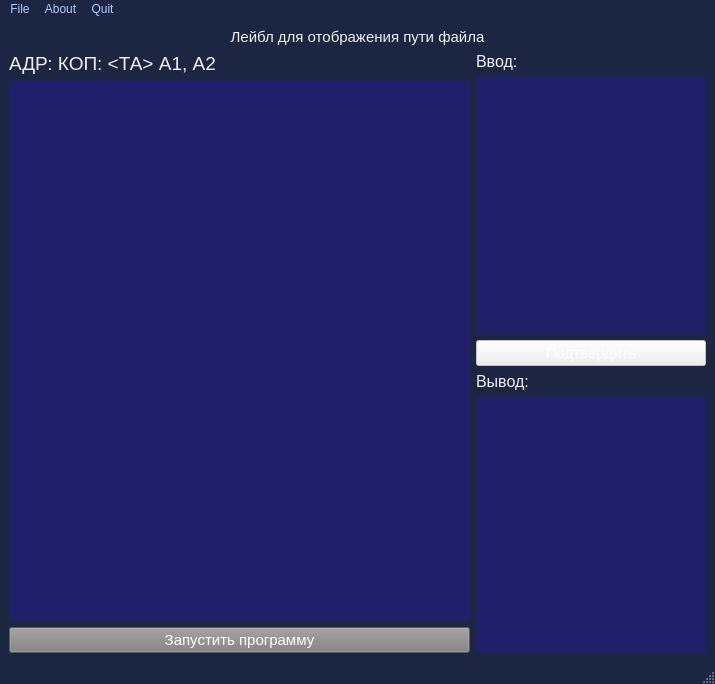
<?xml version="1.0" encoding="UTF-8"?>
<ui version="4.0">
 <class>MainWindow</class>
 <widget class="QMainWindow" name="MainWindow">
  <property name="geometry">
   <rect>
    <x>0</x>
    <y>0</y>
    <width>715</width>
    <height>684</height>
   </rect>
  </property>
  <property name="windowTitle">
   <string>MainWindow</string>
  </property>
  <property name="styleSheet">
   <string notr="true">QMainWindow{
background-color: #1C2541;
}
QMenuBar{
background-color: #1C2541;
}
QMenuBar::item {
color: #AFCBFF;
}
QMenuBar::item:selected{
background-color: #EFF2F1;
color: #000000
}

QMenu::item{
background-color: #1C2541;
color: #AFCBFF;
}

QMenu::item:selected{
background-color: #EFF2F1;
color: #000000
}

QMenu::separator{
	color: #EFF2F1;
}
</string>
  </property>
  <widget class="QWidget" name="centralwidget">
   <layout class="QHBoxLayout" name="horizontalLayout_2">
    <item>
     <layout class="QVBoxLayout" name="verticalLayout">
      <item>
       <widget class="QLabel" name="fileNameLabel">
        <property name="font">
         <font>
          <pointsize>11</pointsize>
         </font>
        </property>
        <property name="styleSheet">
         <string notr="true">QLabel{
background-color: #1C2541;
color: #EFF2F1;
}</string>
        </property>
        <property name="text">
         <string>Лейбл для отображения пути файла</string>
        </property>
        <property name="alignment">
         <set>Qt::AlignCenter</set>
        </property>
       </widget>
      </item>
      <item>
       <layout class="QHBoxLayout" name="horizontalLayout" stretch="2,1">
        <item>
         <layout class="QVBoxLayout" name="verticalLayout_2" stretch="0,15,1">
          <item>
           <widget class="QLabel" name="templateComandLabel">
            <property name="font">
             <font>
              <pointsize>14</pointsize>
             </font>
            </property>
            <property name="styleSheet">
             <string notr="true">QLabel{
background-color: #1C2541;
color: #EFF2F1;
}</string>
            </property>
            <property name="text">
             <string>АДР: КОП: &lt;ТА&gt; А1, А2</string>
            </property>
           </widget>
          </item>
          <item>
           <widget class="QPlainTextEdit" name="programTextEdit">
            <property name="palette">
             <palette>
              <active>
               <colorrole role="WindowText">
                <brush brushstyle="SolidPattern">
                 <color alpha="255">
                  <red>239</red>
                  <green>242</green>
                  <blue>241</blue>
                 </color>
                </brush>
               </colorrole>
               <colorrole role="Text">
                <brush brushstyle="SolidPattern">
                 <color alpha="255">
                  <red>239</red>
                  <green>242</green>
                  <blue>241</blue>
                 </color>
                </brush>
               </colorrole>
               <colorrole role="ButtonText">
                <brush brushstyle="SolidPattern">
                 <color alpha="255">
                  <red>239</red>
                  <green>242</green>
                  <blue>241</blue>
                 </color>
                </brush>
               </colorrole>
               <colorrole role="Base">
                <brush brushstyle="SolidPattern">
                 <color alpha="255">
                  <red>32</red>
                  <green>32</green>
                  <blue>106</blue>
                 </color>
                </brush>
               </colorrole>
               <colorrole role="PlaceholderText">
                <brush brushstyle="NoBrush">
                 <color alpha="128">
                  <red>239</red>
                  <green>242</green>
                  <blue>241</blue>
                 </color>
                </brush>
               </colorrole>
              </active>
              <inactive>
               <colorrole role="WindowText">
                <brush brushstyle="SolidPattern">
                 <color alpha="255">
                  <red>239</red>
                  <green>242</green>
                  <blue>241</blue>
                 </color>
                </brush>
               </colorrole>
               <colorrole role="Text">
                <brush brushstyle="SolidPattern">
                 <color alpha="255">
                  <red>239</red>
                  <green>242</green>
                  <blue>241</blue>
                 </color>
                </brush>
               </colorrole>
               <colorrole role="ButtonText">
                <brush brushstyle="SolidPattern">
                 <color alpha="255">
                  <red>239</red>
                  <green>242</green>
                  <blue>241</blue>
                 </color>
                </brush>
               </colorrole>
               <colorrole role="Base">
                <brush brushstyle="SolidPattern">
                 <color alpha="255">
                  <red>32</red>
                  <green>32</green>
                  <blue>106</blue>
                 </color>
                </brush>
               </colorrole>
               <colorrole role="PlaceholderText">
                <brush brushstyle="NoBrush">
                 <color alpha="128">
                  <red>239</red>
                  <green>242</green>
                  <blue>241</blue>
                 </color>
                </brush>
               </colorrole>
              </inactive>
              <disabled>
               <colorrole role="WindowText">
                <brush brushstyle="SolidPattern">
                 <color alpha="255">
                  <red>239</red>
                  <green>242</green>
                  <blue>241</blue>
                 </color>
                </brush>
               </colorrole>
               <colorrole role="Text">
                <brush brushstyle="SolidPattern">
                 <color alpha="255">
                  <red>239</red>
                  <green>242</green>
                  <blue>241</blue>
                 </color>
                </brush>
               </colorrole>
               <colorrole role="ButtonText">
                <brush brushstyle="SolidPattern">
                 <color alpha="255">
                  <red>239</red>
                  <green>242</green>
                  <blue>241</blue>
                 </color>
                </brush>
               </colorrole>
               <colorrole role="Base">
                <brush brushstyle="SolidPattern">
                 <color alpha="255">
                  <red>68</red>
                  <green>68</green>
                  <blue>68</blue>
                 </color>
                </brush>
               </colorrole>
               <colorrole role="PlaceholderText">
                <brush brushstyle="NoBrush">
                 <color alpha="128">
                  <red>239</red>
                  <green>242</green>
                  <blue>241</blue>
                 </color>
                </brush>
               </colorrole>
              </disabled>
             </palette>
            </property>
            <property name="font">
             <font>
              <pointsize>14</pointsize>
             </font>
            </property>
            <property name="styleSheet">
             <string notr="true">QPlainTextEdit
{
	border-radius: 1px solid #EFF2F1;
	color: #EFF2F1;
	
}</string>
            </property>
            <property name="frameShape">
             <enum>QFrame::StyledPanel</enum>
            </property>
            <property name="frameShadow">
             <enum>QFrame::Sunken</enum>
            </property>
            <property name="lineWidth">
             <number>1</number>
            </property>
            <property name="midLineWidth">
             <number>0</number>
            </property>
           </widget>
          </item>
          <item>
           <layout class="QHBoxLayout" name="horizontalLayout_3">
            <item>
             <widget class="QPushButton" name="runProgram">
              <property name="palette">
               <palette>
                <active>
                 <colorrole role="WindowText">
                  <brush brushstyle="SolidPattern">
                   <color alpha="255">
                    <red>255</red>
                    <green>255</green>
                    <blue>255</blue>
                   </color>
                  </brush>
                 </colorrole>
                 <colorrole role="Button">
                  <brush brushstyle="SolidPattern">
                   <color alpha="255">
                    <red>128</red>
                    <green>128</green>
                    <blue>128</blue>
                   </color>
                  </brush>
                 </colorrole>
                 <colorrole role="Text">
                  <brush brushstyle="SolidPattern">
                   <color alpha="255">
                    <red>255</red>
                    <green>255</green>
                    <blue>255</blue>
                   </color>
                  </brush>
                 </colorrole>
                 <colorrole role="ButtonText">
                  <brush brushstyle="SolidPattern">
                   <color alpha="255">
                    <red>255</red>
                    <green>255</green>
                    <blue>255</blue>
                   </color>
                  </brush>
                 </colorrole>
                 <colorrole role="Base">
                  <brush brushstyle="SolidPattern">
                   <color alpha="255">
                    <red>128</red>
                    <green>128</green>
                    <blue>128</blue>
                   </color>
                  </brush>
                 </colorrole>
                 <colorrole role="Window">
                  <brush brushstyle="SolidPattern">
                   <color alpha="255">
                    <red>128</red>
                    <green>128</green>
                    <blue>128</blue>
                   </color>
                  </brush>
                 </colorrole>
                 <colorrole role="PlaceholderText">
                  <brush brushstyle="SolidPattern">
                   <color alpha="128">
                    <red>85</red>
                    <green>0</green>
                    <blue>127</blue>
                   </color>
                  </brush>
                 </colorrole>
                </active>
                <inactive>
                 <colorrole role="WindowText">
                  <brush brushstyle="SolidPattern">
                   <color alpha="255">
                    <red>255</red>
                    <green>255</green>
                    <blue>255</blue>
                   </color>
                  </brush>
                 </colorrole>
                 <colorrole role="Button">
                  <brush brushstyle="SolidPattern">
                   <color alpha="255">
                    <red>128</red>
                    <green>128</green>
                    <blue>128</blue>
                   </color>
                  </brush>
                 </colorrole>
                 <colorrole role="Text">
                  <brush brushstyle="SolidPattern">
                   <color alpha="255">
                    <red>255</red>
                    <green>255</green>
                    <blue>255</blue>
                   </color>
                  </brush>
                 </colorrole>
                 <colorrole role="ButtonText">
                  <brush brushstyle="SolidPattern">
                   <color alpha="255">
                    <red>255</red>
                    <green>255</green>
                    <blue>255</blue>
                   </color>
                  </brush>
                 </colorrole>
                 <colorrole role="Base">
                  <brush brushstyle="SolidPattern">
                   <color alpha="255">
                    <red>128</red>
                    <green>128</green>
                    <blue>128</blue>
                   </color>
                  </brush>
                 </colorrole>
                 <colorrole role="Window">
                  <brush brushstyle="SolidPattern">
                   <color alpha="255">
                    <red>128</red>
                    <green>128</green>
                    <blue>128</blue>
                   </color>
                  </brush>
                 </colorrole>
                 <colorrole role="PlaceholderText">
                  <brush brushstyle="SolidPattern">
                   <color alpha="128">
                    <red>85</red>
                    <green>0</green>
                    <blue>127</blue>
                   </color>
                  </brush>
                 </colorrole>
                </inactive>
                <disabled>
                 <colorrole role="WindowText">
                  <brush brushstyle="SolidPattern">
                   <color alpha="255">
                    <red>255</red>
                    <green>255</green>
                    <blue>255</blue>
                   </color>
                  </brush>
                 </colorrole>
                 <colorrole role="Button">
                  <brush brushstyle="SolidPattern">
                   <color alpha="255">
                    <red>128</red>
                    <green>128</green>
                    <blue>128</blue>
                   </color>
                  </brush>
                 </colorrole>
                 <colorrole role="Text">
                  <brush brushstyle="SolidPattern">
                   <color alpha="255">
                    <red>255</red>
                    <green>255</green>
                    <blue>255</blue>
                   </color>
                  </brush>
                 </colorrole>
                 <colorrole role="ButtonText">
                  <brush brushstyle="SolidPattern">
                   <color alpha="255">
                    <red>255</red>
                    <green>255</green>
                    <blue>255</blue>
                   </color>
                  </brush>
                 </colorrole>
                 <colorrole role="Base">
                  <brush brushstyle="SolidPattern">
                   <color alpha="255">
                    <red>128</red>
                    <green>128</green>
                    <blue>128</blue>
                   </color>
                  </brush>
                 </colorrole>
                 <colorrole role="Window">
                  <brush brushstyle="SolidPattern">
                   <color alpha="255">
                    <red>128</red>
                    <green>128</green>
                    <blue>128</blue>
                   </color>
                  </brush>
                 </colorrole>
                 <colorrole role="PlaceholderText">
                  <brush brushstyle="SolidPattern">
                   <color alpha="128">
                    <red>0</red>
                    <green>0</green>
                    <blue>0</blue>
                   </color>
                  </brush>
                 </colorrole>
                </disabled>
               </palette>
              </property>
              <property name="font">
               <font>
                <pointsize>11</pointsize>
                <weight>37</weight>
                <bold>false</bold>
                <underline>false</underline>
                <strikeout>false</strikeout>
               </font>
              </property>
              <property name="styleSheet">
               <string notr="true">QPushButton{
padding:0.35em 1.2em;
border: 0.1em solid #FFFFFF;
border-radius: 0.12em;
margin: 0 0.3em 0.3em 0;
text-decoration:none;
font-weight:300;
color:#FFFFFF;
text-align:center;
}
QPushButton:hover{
color:#000000;
background-color:#FFFFFF;
}
QPushButton{
margin:0.4em auto;
}

</string>
              </property>
              <property name="text">
               <string>Запустить программу</string>
              </property>
             </widget>
            </item>
           </layout>
          </item>
         </layout>
        </item>
        <item>
         <layout class="QVBoxLayout" name="verticalLayout_3">
          <item>
           <widget class="QLabel" name="inputLabel">
            <property name="font">
             <font>
              <pointsize>12</pointsize>
             </font>
            </property>
            <property name="styleSheet">
             <string notr="true">QLabel{
background-color: #1C2541;
color: #EFF2F1;
}</string>
            </property>
            <property name="text">
             <string>Ввод:</string>
            </property>
           </widget>
          </item>
          <item>
           <widget class="QTextEdit" name="inputTextEdit">
            <property name="enabled">
             <bool>true</bool>
            </property>
            <property name="palette">
             <palette>
              <active>
               <colorrole role="WindowText">
                <brush brushstyle="SolidPattern">
                 <color alpha="255">
                  <red>239</red>
                  <green>242</green>
                  <blue>241</blue>
                 </color>
                </brush>
               </colorrole>
               <colorrole role="Text">
                <brush brushstyle="SolidPattern">
                 <color alpha="255">
                  <red>239</red>
                  <green>242</green>
                  <blue>241</blue>
                 </color>
                </brush>
               </colorrole>
               <colorrole role="ButtonText">
                <brush brushstyle="SolidPattern">
                 <color alpha="255">
                  <red>239</red>
                  <green>242</green>
                  <blue>241</blue>
                 </color>
                </brush>
               </colorrole>
               <colorrole role="Base">
                <brush brushstyle="SolidPattern">
                 <color alpha="255">
                  <red>32</red>
                  <green>32</green>
                  <blue>106</blue>
                 </color>
                </brush>
               </colorrole>
               <colorrole role="PlaceholderText">
                <brush brushstyle="NoBrush">
                 <color alpha="128">
                  <red>239</red>
                  <green>242</green>
                  <blue>241</blue>
                 </color>
                </brush>
               </colorrole>
              </active>
              <inactive>
               <colorrole role="WindowText">
                <brush brushstyle="SolidPattern">
                 <color alpha="255">
                  <red>239</red>
                  <green>242</green>
                  <blue>241</blue>
                 </color>
                </brush>
               </colorrole>
               <colorrole role="Text">
                <brush brushstyle="SolidPattern">
                 <color alpha="255">
                  <red>239</red>
                  <green>242</green>
                  <blue>241</blue>
                 </color>
                </brush>
               </colorrole>
               <colorrole role="ButtonText">
                <brush brushstyle="SolidPattern">
                 <color alpha="255">
                  <red>239</red>
                  <green>242</green>
                  <blue>241</blue>
                 </color>
                </brush>
               </colorrole>
               <colorrole role="Base">
                <brush brushstyle="SolidPattern">
                 <color alpha="255">
                  <red>32</red>
                  <green>32</green>
                  <blue>106</blue>
                 </color>
                </brush>
               </colorrole>
               <colorrole role="PlaceholderText">
                <brush brushstyle="NoBrush">
                 <color alpha="128">
                  <red>239</red>
                  <green>242</green>
                  <blue>241</blue>
                 </color>
                </brush>
               </colorrole>
              </inactive>
              <disabled>
               <colorrole role="WindowText">
                <brush brushstyle="SolidPattern">
                 <color alpha="255">
                  <red>239</red>
                  <green>242</green>
                  <blue>241</blue>
                 </color>
                </brush>
               </colorrole>
               <colorrole role="Text">
                <brush brushstyle="SolidPattern">
                 <color alpha="255">
                  <red>239</red>
                  <green>242</green>
                  <blue>241</blue>
                 </color>
                </brush>
               </colorrole>
               <colorrole role="ButtonText">
                <brush brushstyle="SolidPattern">
                 <color alpha="255">
                  <red>239</red>
                  <green>242</green>
                  <blue>241</blue>
                 </color>
                </brush>
               </colorrole>
               <colorrole role="Base">
                <brush brushstyle="SolidPattern">
                 <color alpha="255">
                  <red>68</red>
                  <green>68</green>
                  <blue>68</blue>
                 </color>
                </brush>
               </colorrole>
               <colorrole role="PlaceholderText">
                <brush brushstyle="NoBrush">
                 <color alpha="128">
                  <red>239</red>
                  <green>242</green>
                  <blue>241</blue>
                 </color>
                </brush>
               </colorrole>
              </disabled>
             </palette>
            </property>
            <property name="font">
             <font>
              <pointsize>11</pointsize>
             </font>
            </property>
            <property name="styleSheet">
             <string notr="true">QTextEdit
{
	border-radius: 1px solid #EFF2F1;
	color: #EFF2F1;
	
}</string>
            </property>
            <property name="readOnly">
             <bool>true</bool>
            </property>
           </widget>
          </item>
          <item>
           <widget class="QPushButton" name="confirmInputButton">
            <property name="enabled">
             <bool>false</bool>
            </property>
            <property name="font">
             <font>
              <pointsize>11</pointsize>
              <weight>37</weight>
              <bold>false</bold>
              <underline>false</underline>
              <strikeout>false</strikeout>
             </font>
            </property>
            <property name="styleSheet">
             <string notr="true">QPushButton{
padding:0.35em 1.2em;
border: 0.1em solid #FFFFFF;
border-radius: 0.12em;
margin: 0 0.3em 0.3em 0;
text-decoration:none;
font-weight:300;
color:#FFFFFF;
text-align:center;
}
QPushButton:hover{
color:#000000;
background-color:#FFFFFF;
}
QPushButton{
margin:0.4em auto;
}

</string>
            </property>
            <property name="text">
             <string>Подтвердить</string>
            </property>
           </widget>
          </item>
          <item>
           <widget class="QLabel" name="OutputLabel">
            <property name="font">
             <font>
              <pointsize>12</pointsize>
             </font>
            </property>
            <property name="styleSheet">
             <string notr="true">QLabel{
background-color: #1C2541;
color: #EFF2F1;
}</string>
            </property>
            <property name="text">
             <string>Вывод:</string>
            </property>
           </widget>
          </item>
          <item>
           <widget class="QTextBrowser" name="outputTextEdit">
            <property name="palette">
             <palette>
              <active>
               <colorrole role="WindowText">
                <brush brushstyle="SolidPattern">
                 <color alpha="255">
                  <red>239</red>
                  <green>242</green>
                  <blue>241</blue>
                 </color>
                </brush>
               </colorrole>
               <colorrole role="Text">
                <brush brushstyle="SolidPattern">
                 <color alpha="255">
                  <red>239</red>
                  <green>242</green>
                  <blue>241</blue>
                 </color>
                </brush>
               </colorrole>
               <colorrole role="ButtonText">
                <brush brushstyle="SolidPattern">
                 <color alpha="255">
                  <red>239</red>
                  <green>242</green>
                  <blue>241</blue>
                 </color>
                </brush>
               </colorrole>
               <colorrole role="Base">
                <brush brushstyle="SolidPattern">
                 <color alpha="255">
                  <red>32</red>
                  <green>32</green>
                  <blue>106</blue>
                 </color>
                </brush>
               </colorrole>
               <colorrole role="PlaceholderText">
                <brush brushstyle="NoBrush">
                 <color alpha="128">
                  <red>239</red>
                  <green>242</green>
                  <blue>241</blue>
                 </color>
                </brush>
               </colorrole>
              </active>
              <inactive>
               <colorrole role="WindowText">
                <brush brushstyle="SolidPattern">
                 <color alpha="255">
                  <red>239</red>
                  <green>242</green>
                  <blue>241</blue>
                 </color>
                </brush>
               </colorrole>
               <colorrole role="Text">
                <brush brushstyle="SolidPattern">
                 <color alpha="255">
                  <red>239</red>
                  <green>242</green>
                  <blue>241</blue>
                 </color>
                </brush>
               </colorrole>
               <colorrole role="ButtonText">
                <brush brushstyle="SolidPattern">
                 <color alpha="255">
                  <red>239</red>
                  <green>242</green>
                  <blue>241</blue>
                 </color>
                </brush>
               </colorrole>
               <colorrole role="Base">
                <brush brushstyle="SolidPattern">
                 <color alpha="255">
                  <red>32</red>
                  <green>32</green>
                  <blue>106</blue>
                 </color>
                </brush>
               </colorrole>
               <colorrole role="PlaceholderText">
                <brush brushstyle="NoBrush">
                 <color alpha="128">
                  <red>239</red>
                  <green>242</green>
                  <blue>241</blue>
                 </color>
                </brush>
               </colorrole>
              </inactive>
              <disabled>
               <colorrole role="WindowText">
                <brush brushstyle="SolidPattern">
                 <color alpha="255">
                  <red>239</red>
                  <green>242</green>
                  <blue>241</blue>
                 </color>
                </brush>
               </colorrole>
               <colorrole role="Text">
                <brush brushstyle="SolidPattern">
                 <color alpha="255">
                  <red>239</red>
                  <green>242</green>
                  <blue>241</blue>
                 </color>
                </brush>
               </colorrole>
               <colorrole role="ButtonText">
                <brush brushstyle="SolidPattern">
                 <color alpha="255">
                  <red>239</red>
                  <green>242</green>
                  <blue>241</blue>
                 </color>
                </brush>
               </colorrole>
               <colorrole role="Base">
                <brush brushstyle="SolidPattern">
                 <color alpha="255">
                  <red>68</red>
                  <green>68</green>
                  <blue>68</blue>
                 </color>
                </brush>
               </colorrole>
               <colorrole role="PlaceholderText">
                <brush brushstyle="NoBrush">
                 <color alpha="128">
                  <red>239</red>
                  <green>242</green>
                  <blue>241</blue>
                 </color>
                </brush>
               </colorrole>
              </disabled>
             </palette>
            </property>
            <property name="font">
             <font>
              <pointsize>11</pointsize>
             </font>
            </property>
            <property name="styleSheet">
             <string notr="true">QTextBrowser
{
	border-radius: 1px solid #EFF2F1;
	color: #EFF2F1;
	
}</string>
            </property>
           </widget>
          </item>
         </layout>
        </item>
       </layout>
      </item>
     </layout>
    </item>
   </layout>
  </widget>
  <widget class="QMenuBar" name="menubar">
   <property name="geometry">
    <rect>
     <x>0</x>
     <y>0</y>
     <width>715</width>
     <height>25</height>
    </rect>
   </property>
   <widget class="QMenu" name="menuFile">
    <property name="title">
     <string>File</string>
    </property>
    <addaction name="actionNew"/>
    <addaction name="separator"/>
    <addaction name="file_Open"/>
    <addaction name="file_Save"/>
    <addaction name="file_SaveAs"/>
    <addaction name="file_Close"/>
   </widget>
   <widget class="QMenu" name="menuAbout">
    <property name="title">
     <string>About</string>
    </property>
    <addaction name="about_Program"/>
   </widget>
   <widget class="QMenu" name="menuQuit">
    <property name="title">
     <string>Quit</string>
    </property>
    <addaction name="quit_Quit"/>
   </widget>
   <addaction name="menuFile"/>
   <addaction name="menuAbout"/>
   <addaction name="menuQuit"/>
  </widget>
  <widget class="QStatusBar" name="statusbar"/>
  <action name="about_Program">
   <property name="checkable">
    <bool>true</bool>
   </property>
   <property name="icon">
    <iconset resource="res.qrc">
     <normaloff>:/images/Program.png</normaloff>:/images/Program.png</iconset>
   </property>
   <property name="text">
    <string>О программе</string>
   </property>
   <property name="shortcut">
    <string>Ctrl+H</string>
   </property>
  </action>
  <action name="quit_Quit">
   <property name="checkable">
    <bool>true</bool>
   </property>
   <property name="icon">
    <iconset resource="res.qrc">
     <normaloff>:/images/Exit.png</normaloff>:/images/Exit.png</iconset>
   </property>
   <property name="text">
    <string>Выйти</string>
   </property>
   <property name="shortcut">
    <string>Ctrl+Q</string>
   </property>
  </action>
  <action name="file_Open">
   <property name="checkable">
    <bool>true</bool>
   </property>
   <property name="icon">
    <iconset resource="res.qrc">
     <normaloff>:/images/Open File.png</normaloff>:/images/Open File.png</iconset>
   </property>
   <property name="text">
    <string>Открыть</string>
   </property>
   <property name="shortcut">
    <string>Ctrl+O</string>
   </property>
  </action>
  <action name="file_Save">
   <property name="checkable">
    <bool>true</bool>
   </property>
   <property name="icon">
    <iconset resource="res.qrc">
     <normaloff>:/images/Save.png</normaloff>:/images/Save.png</iconset>
   </property>
   <property name="text">
    <string>Сохранить</string>
   </property>
   <property name="shortcut">
    <string>Ctrl+S</string>
   </property>
  </action>
  <action name="file_SaveAs">
   <property name="checkable">
    <bool>true</bool>
   </property>
   <property name="icon">
    <iconset resource="res.qrc">
     <normaloff>:/images/Save.png</normaloff>:/images/Save.png</iconset>
   </property>
   <property name="text">
    <string>Сохранить как</string>
   </property>
   <property name="shortcut">
    <string>Ctrl+A</string>
   </property>
  </action>
  <action name="file_Close">
   <property name="checkable">
    <bool>true</bool>
   </property>
   <property name="icon">
    <iconset resource="res.qrc">
     <normaloff>:/images/Close.jpg</normaloff>:/images/Close.jpg</iconset>
   </property>
   <property name="text">
    <string>Закрыть</string>
   </property>
  </action>
  <action name="actionNew">
   <property name="checkable">
    <bool>true</bool>
   </property>
   <property name="icon">
    <iconset resource="res.qrc">
     <normaloff>:/images/New File.png</normaloff>:/images/New File.png</iconset>
   </property>
   <property name="text">
    <string>Новый</string>
   </property>
   <property name="shortcut">
    <string>Ctrl+N</string>
   </property>
  </action>
 </widget>
 <resources>
  <include location="res.qrc"/>
 </resources>
 <connections/>
</ui>
